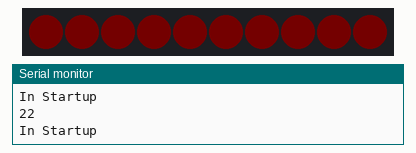
Simulated run of this sketch. Board: Arduino Uno, built with avr-gcc and run on an emulated ATmega328P. On the bench: 10 RGB LEDs in strip order, left to right, the last lines printed to the serial monitor. Dim RGB values are drawn brighter than linear.

Above: at 2.36 s.
At 6.4 s:
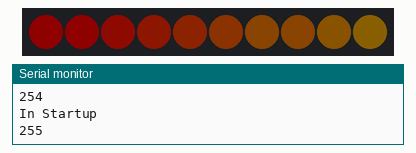
At 11.15 s:
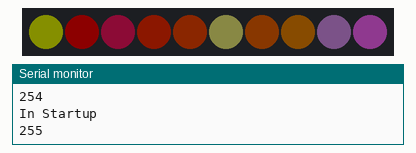
At 13.58 s:
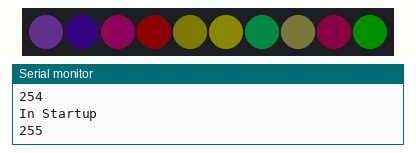
At 17.21 s:
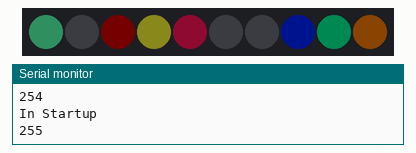
At 21.0 s:
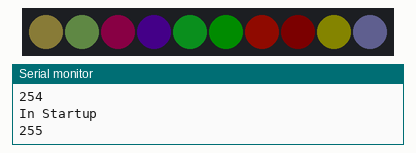

The sketch:

yolo.ino
```cpp
//  DCZia 2021 Badge Lighting Code
//  A mix of red, yellow, and oragnge to take you back to the desert
//  July 2021 @LithoChasm
//  For D
//

#define FASTLED_ALLOW_INTERRUPTS 0
#include <FastLED.h>

//FIXED GLOBAL VARS
#define DATA_PIN A5  //Define led data pin in
#define LED_TYPE WS2811  //define type of led
#define COLOR_ORDER GRB
#define NUM_LEDS 10  //num of leds in strip
#define FRAMES_PER_SECOND  120
#define BRIGHTNESS          15

CRGB leds[NUM_LEDS];

int FastLED_fade_counter = 0;
bool startup_done = false;


void setup() {
  // put your setup code here, to run once:
  delay(2000); //for safe startup
  Serial.begin(9600); // open the serial port at 9600 bps:
  FastLED.addLeds<LED_TYPE,DATA_PIN,COLOR_ORDER>(leds, NUM_LEDS).setCorrection(TypicalLEDStrip);
  FastLED.setBrightness(BRIGHTNESS);
  FastLED.clear();  // clear old data if exsists

}

// List of patterns to cycle through.  Each is defined as a separate function below.
typedef void (*SimplePatternList[])();
SimplePatternList gPatterns = { main_viz, viz2, viz3 };

uint8_t gCurrentPatternNumber = 0; // Index number of which pattern is current
uint8_t gHue = 0;

void loop() {

  EVERY_N_MILLISECONDS( 20 ) { gHue++; } // slowly cycle the "base color" through the rainbow
  EVERY_N_SECONDS( 10 ) { nextPattern(); } // change patterns periodically

  if (startup_done == false) {
    startup_animation();
  }
  else {
// Call the current pattern function once, updating the 'leds' array
  gPatterns[gCurrentPatternNumber]();

  }

  FastLED.show();
    // insert a delay to keep the framerate modest
  FastLED.delay(1000/FRAMES_PER_SECOND);

}

#define ARRAY_SIZE(A) (sizeof(A) / sizeof((A)[0]))

void nextPattern()
{
  // add one to the current pattern number, and wrap around at the end
  gCurrentPatternNumber = (gCurrentPatternNumber + 1) % ARRAY_SIZE( gPatterns);
}

void startup_animation() {
Serial.println("In Startup");

    // Fade up all LEDs to Red from off / black
    for ( int i = 0; i < NUM_LEDS; i++ )
          {
            leds[i] = CRGB::Red; // Fade up to red
            leds[i].maximizeBrightness(FastLED_fade_counter);  // 'FastLED_fade_counter' How high we want to fade up to 255 = maximum.
          }

          FastLED_fade_counter ++ ;   // Increment
          Serial.println(FastLED_fade_counter);
          if (FastLED_fade_counter == 255) {
            startup_done = true;
            FastLED.clear();  // clear old data if exsists
          }
          delay(5);
  }

void main_viz() {

  //Serial.println("GHue = " + gHue);
  //fill_rainbow( leds, NUM_LEDS, gHue, 3);
  fill_rainbow( leds, NUM_LEDS, HUE_RED, 5);
  fill_rainbow( leds, NUM_LEDS, HUE_ORANGE, 3);
  fill_rainbow( leds, NUM_LEDS, HUE_RED, 5);

}

void viz2() {
  fadeToBlackBy( leds, NUM_LEDS, 20);
  byte dothue = 0;
  for( int i = 0; i < 8; i++) {
    leds[beatsin16( i+7, 0, NUM_LEDS-1 )] |= CHSV(dothue, 200, 255);
    dothue += 32;
  }
}


void viz3() {

}
```

Measured:
- what the display in image 1 shows lasts 4.7 s, from 6.3 s to 11.0 s
- what the display in image 5 shows lasts 10.0 s, from 21.0 s to 31.0 s
